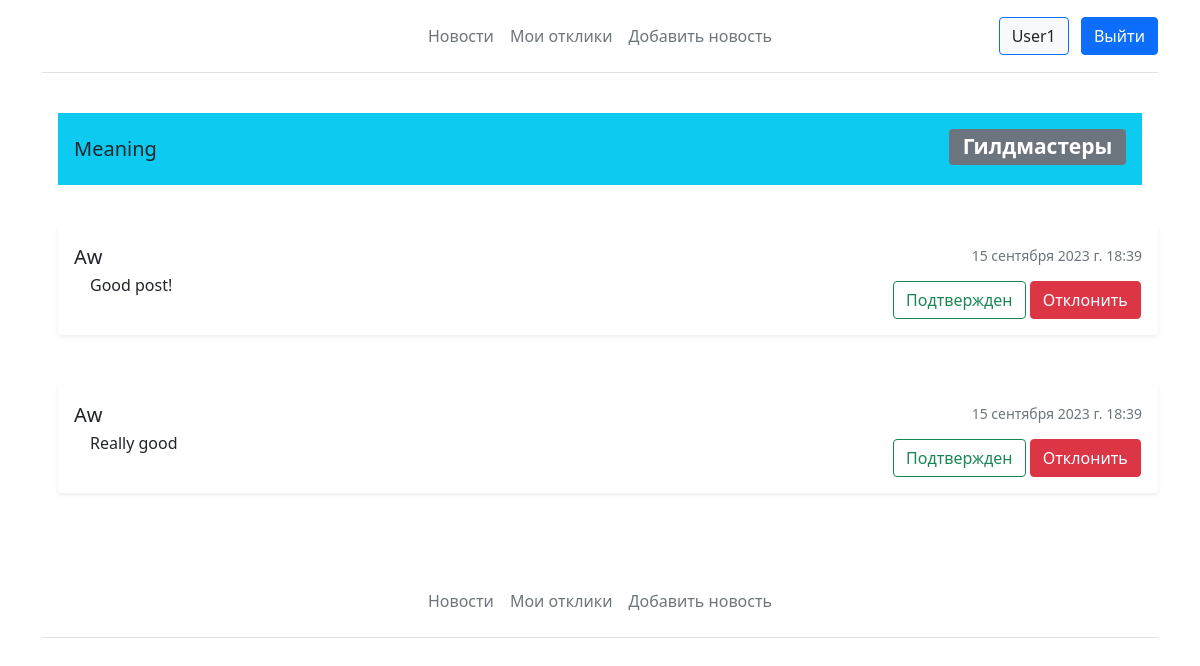
The page /newsboard/4/comments (signed in) on the database its author committed.
### newsboard/models.py (models this page shows, shortened)
class Post(models.Model):
    title = models.CharField('Заголовок', max_length=256)
    text = RichTextUploadingField('Текст')
    category = models.ForeignKey('Category', on_delete=models.CASCADE, verbose_name='Категория')
    author = models.ForeignKey(User, on_delete=models.CASCADE, verbose_name='Автор')
    date_of_creation = models.DateField(auto_now_add=True)
    time_of_creation = models.TimeField(auto_now_add=True)
    datetime_of_creation = models.DateTimeField(auto_now_add=True)
    date_of_last_update = models.DateField(auto_now=True)
    time_of_last_update = models.TimeField(auto_now=True)
    datetime_of_last_update = models.DateTimeField(auto_now=True)

class Category(models.Model):
    name = models.CharField(max_length=64)
    def __str__(self):
        return f'{self.name}'

class Comment(models.Model):
    author = models.ForeignKey(User, on_delete=models.CASCADE)
    text = models.TextField(max_length=1500)
    post = models.ForeignKey(Post, on_delete=models.CASCADE)
    confirmed = models.BooleanField('Подтвержден', null=True, blank=True)
    date_of_creation = models.DateField(auto_now_add=True)
    time_of_creation = models.TimeField(auto_now_add=True)
    datetime_of_creation = models.DateTimeField(auto_now_add=True)

### newsboard/views.py (the view)
# urls.py: path('<int:post_pk>/comments', CommentsList.as_view(), name='post_comments'),
class CommentsList(IsAuthorMixin, View):
    def get(self, request, *args, **kwargs):
        post_pk = kwargs['post_pk']
        post = Post.objects.get(pk=post_pk)
        qs = Comment.objects.order_by('datetime_of_creation').filter(post=post)
        context = {
            'comments': qs,
            'post': post
        }
        return render(request, 'newsboard/post_comments.html', context)

### newsboard/templatetags/main_menu.py (called while the page is built)
@register.simple_tag()
def get_items_for_main_menu(request):
    is_authenticated = request.user.is_authenticated
    ITEMS = [
        {'title': 'Новости', 'url_name': 'newsboard:home'}
    ]
    if is_authenticated:
        ITEMS.append({'title': 'Мои отклики', 'url_name': 'newsboard:my_comments'})
        ITEMS.append({'title': 'Добавить новость', 'url_name': 'newsboard:create'})
    return ITEMS

### newsboard/utils/permissions.py (called while the page is built)
    def get_pk_list(self, dict_):
        pks = []
        for pk in dict_:
            pks.append(pk.get('pk'))
        return pks

    def dispatch(self, request, *args, **kwargs):
        if not request.user.is_authenticated:
            return self.handle_no_permission()
        post_pk = kwargs.get('post_pk')
        comment_pk = kwargs.get('comment_pk')
        if post_pk:
            pks_dict = request.user.post_set.all().values('pk')
            if post_pk not in self.get_pk_list(pks_dict):
                return self.handle_no_permission()
            return super().dispatch(request, *args, **kwargs)
        elif comment_pk:
            pks_dict = request.user.comment_set.all().values('pk')
            if comment_pk not in self.get_pk_list(pks_dict):
                return self.handle_no_permission()
            return super().dispatch(request, *args, **kwargs)
        return self.handle_no_permission()

### newsboard/templates/newsboard/post_comments.html (shortened to what this page needs)
{% extends 'newsboard/base.html' %} {% block content %}
<div class="container">
    <div class="card-body">
        <div class="p-3 mb-2 bg-info text-dark">
            <h3><span class="badge bg-secondary float-end">{{ post.category }}</span></h3>
            <h5 class="card-title">{{ post.title }}</h5>
        </div>
    </div>
    <div class="list-group mt-3 ms-3">
        {% for comment in comments %}
        <div class="shadow-sm p-3 mb-5 bg-body rounded">
            <div class="d-flex w-100 justify-content-between mt-1">
                <h5 class="mb-1">{{ comment.author }}</h5>
                <small class="text-muted">{{ comment.datetime_of_creation }}</small>
            </div>
            <div class="row">
                <div class="col-9">
                    <p class="mb-1 ms-3">{{ comment.text }}</p>
                </div>
                {% if post in user.post_set.all %} {% if comment.confirmed %}
                <div class="col-3">
                    <button class="btn btn-outline-success mt-2">
                                        Подтвержден
                                </button>
                    <a href="{% url 'newsboard:comment_reject' post.pk comment.pk %}">
                        <button class="btn btn-danger mt-2">
                                        Отклонить
                                    </button>
                    </a>
                </div>
                {% endif %} {% endif %}
            </div>
        </div>
        {% endfor %}
    </div>
</div>
{% endblock content %}

### newsboard/templates/newsboard/base.html (shortened to what this page needs)
{% load main_menu %}
<html lang="en">
<head>
</head>
<link href="https://cdn.jsdelivr.net/npm/bootstrap@5.1.3/dist/css/bootstrap.min.css" rel="stylesheet">
<body>
<div class="container">
    <header class="d-flex flex-wrap align-items-center justify-content-center justify-content-md-between py-3 mb-4 border-bottom">
      <a href="/" class="d-flex align-items-center col-md-3 mb-2 mb-md-0 text-dark text-decoration-none">
        <svg class="bi me-2" width="40" height="32" role="img" aria-label="Bootstrap"><use xlink:href="#bootstrap"></use></svg>
      </a>
      <ul class="nav col-12 col-md-auto mb-2 justify-content-center mb-md-0">
          {% get_items_for_main_menu request as get_items_for_main_menu %}
          {% for item in get_items_for_main_menu %}
                <li><a href="{% url item.url_name %}" class="nav-link px-2 link-secondary">{{ item.title }}</a></li>
          {% endfor %}
      </ul>
      <div class="col-md-3 text-end">
          {% if request.user.is_authenticated %}
              <button type="button" class="btn btn-outline-primary me-2 bg-light text-dark">{{ request.user }}</button>
              <a href="{% url 'account_logout' %}"><button type="button" class="btn btn-primary">Выйти</button></a>
          {% endif %}
      </div>
    </header>
  </div>
{% block content %}
{% endblock content %}
  {% include 'template_particles/footer.html' %}
</body>
</html>

### rows shown on the page
Post: category "Гилдмастеры", title "Meaning"
Comment: author "Aw", datetime_of_creation "15 сентября 2023 г. 18:39", text "Good post!", confirmed "Подтвержден"
Comment: author "Aw", datetime_of_creation "15 сентября 2023 г. 18:39", text "Really good", confirmed "Подтвержден"

### other values the page prints
{{ item.title }} "Новости" "Мои отклики" "Добавить новость"
{{ request.user }} "User1"
